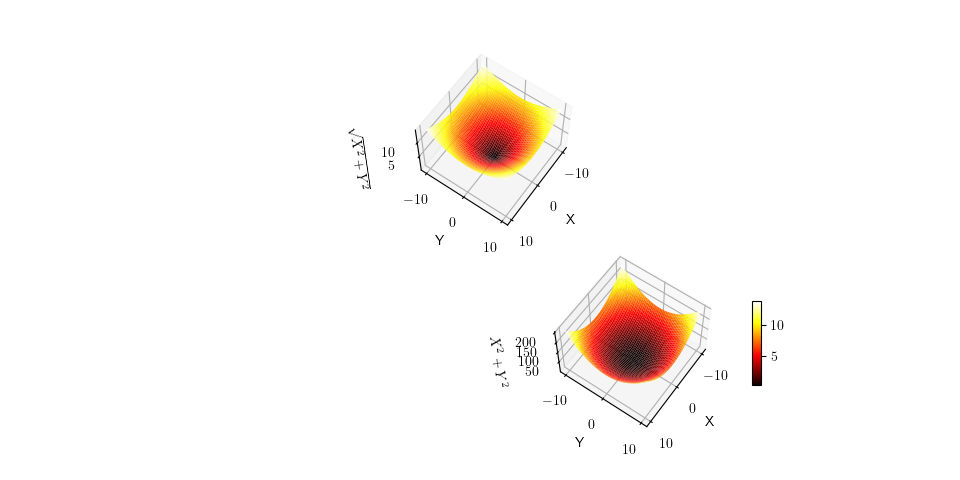

Write the Python code that produced this figure.
from mpl_toolkits import mplot3d
import matplotlib.pyplot as plt
import matplotlib
import numpy as np
matplotlib.rcParams['text.usetex'] = True


def f(x, y):
    return np.sqrt(x**2 + y**2)


def g(x, y):
    return x**2 + y**2


fig = plt.figure(figsize=plt.figaspect(0.5))
ax = fig.add_subplot(211, projection='3d')
bx = fig.add_subplot(212, projection='3d')

xline = np.linspace(-10, 10, 2000)
yline = np.linspace(-10, 10, 2000)
X, Y = np.meshgrid(xline, yline)
azline = f(X, Y)
bzline = g(X, Y)

ax.set_xlabel('X')
ax.set_ylabel('Y')
ax.set_zlabel(r'$\sqrt{X^2+Y^2}$')

surfa = ax.plot_surface(X, Y, azline, cmap='hot')
ax.view_init(60, 35)
fig.colorbar(surfa, shrink=0.5, aspect=10)

bx.set_xlabel('X')
bx.set_ylabel('Y')
bx.set_zlabel(r'$X^2+Y^2$')

surfb = bx.plot_surface(X, Y, bzline, cmap='hot')
bx.view_init(60, 35)

fig.savefig('plot_xy.png')
plt.show()
